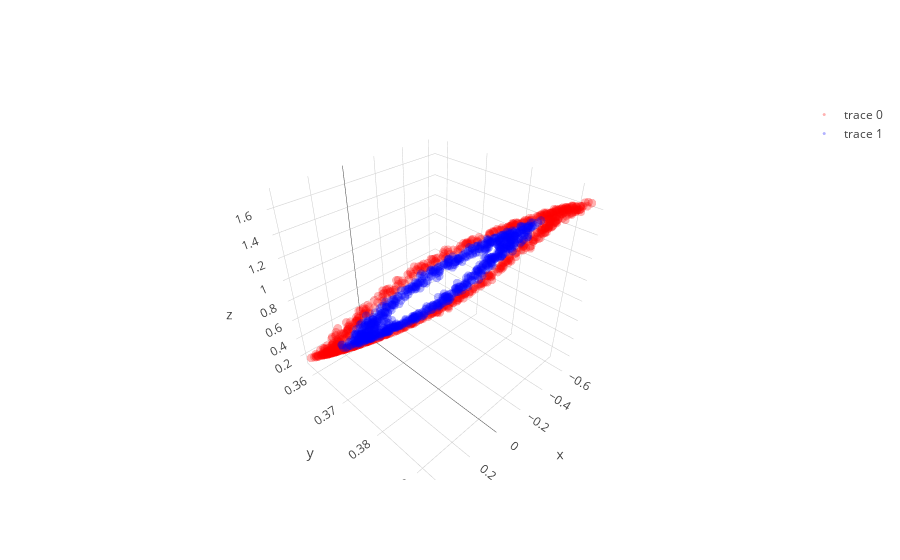
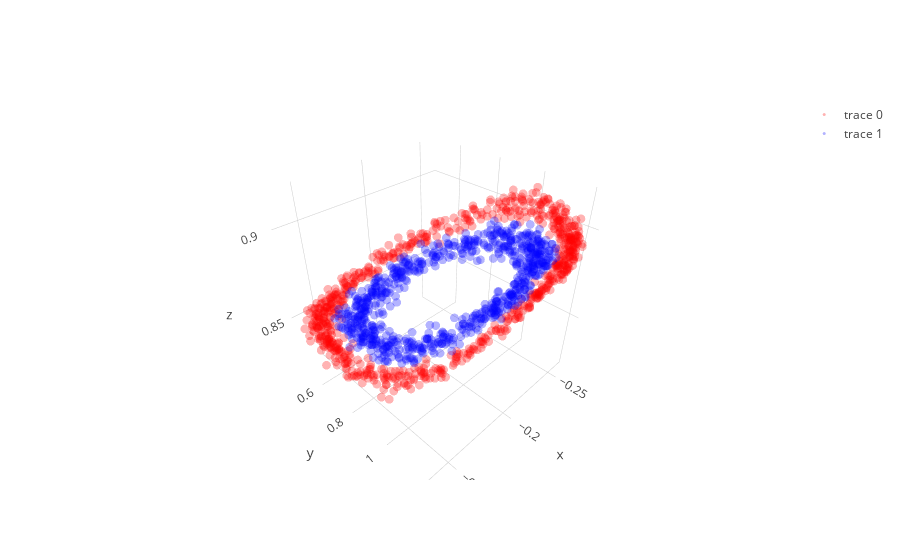

Write notebook code for charts like these, in order.
### Code cell
learning_rate = 0.0008; beta1=0.9; beta2=0.999; adam_e = 1e-8 

l1 = PCA_layer(2,3);  l1b= batch_norm()
l2 = PCA_layer(3,3);  l2b= batch_norm()
l3 = PCA_layer(3,2)

mini_batch_size    = 20
training_iteration = 100

copyX = np.copy(X)
for iter in range(training_iteration):

    copyX = shuffle(copyX)
    for current_batch_index in range(0,len(X),mini_batch_size):
        current_batch = copyX[current_batch_index:current_batch_index+mini_batch_size]
        
        layer1,layer1_var = l1.feed_non(current_batch,1/(iter+1))
        layer2,layer2_var = l2.feed_non(layer1,1/(iter+1))
        layer3,layer3_var = l3.feed_linear(layer2)

        sys.stdout.write("Iter: " + str(iter) + " " + str(layer1_var.mean() + layer2_var.mean() + layer3_var.mean()) + '\r'); sys.stdout.flush()
        
        grad3   = l3.back_linear()
        grad2   = l2.back_non(grad3,cancel=1/(iter+1),sign_value=-1)
        grad1   = l1.back_non(grad2,cancel=1/(iter+1),sign_value=-1)
   
layer1,layer1_var = l1.feed_non(X,0)
layer2,layer2_var = l2.feed_non(layer1,0)
layer3,layer3_var = l3.feed_linear(layer2)

trace1 = go.Scatter3d(
    x=layer1[y==0,0],
    y=layer1[y==0,1],
    z=layer1[y==0,2],
    mode='markers',
    line=dict(color='red',width=0.5),
    marker=dict(size=3,opacity=0.3)
)
trace2 = go.Scatter3d(
    x=layer1[y==1,0],
    y=layer1[y==1,1],
    z=layer1[y==1,2],
    mode='markers',
    line=dict(color='blue',width=0.5),
    marker=dict(size=3,opacity=0.3)
)
data = [trace1,trace2]
fig  = go.Figure(data=data)
iplot(fig)

trace1 = go.Scatter3d(
    x=layer2[y==0,0],
    y=layer2[y==0,1],
    z=layer2[y==0,2],
    mode='markers',
    line=dict(color='red',width=0.5),
    marker=dict(size=3,opacity=0.3)
)
trace2 = go.Scatter3d(
    x=layer2[y==1,0],
    y=layer2[y==1,1],
    z=layer2[y==1,2],
    mode='markers',
    line=dict(color='blue',width=0.5),
    marker=dict(size=3,opacity=0.3)
)
data = [trace1,trace2]
fig  = go.Figure(data=data)
iplot(fig)

plt.figure(figsize=(8,6))
plt.scatter(layer3[y==0, 0], layer3[y==0, 1], color='red', alpha=0.5)
plt.scatter(layer3[y==1, 0], layer3[y==1, 1], color='blue', alpha=0.5)
plt.show()

### Figure 1 — Plotly figure (JSON) as saved in the notebook; plotly's stock layout.template omitted (floating-point values rounded to 4 significant figures; data arrays with more than 128 entries replaced by an {"elided": "..."} marker saying what was removed)
{"data": [{"line": {"color": "red", "width": 0.5}, "marker": {"opacity": 0.3, "size": 3}, "mode": "markers", "type": "scatter3d", "uid": "4a5c4af6-18b0-444e-aa08-de62a6e7cfbd", "x": {"elided": "750 float values"}, "y": {"elided": "750 float values"}, "z": {"elided": "750 float values"}}, {"line": {"color": "blue", "width": 0.5}, "marker": {"opacity": 0.3, "size": 3}, "mode": "markers", "type": "scatter3d", "uid": "d2c7c849-da7a-40bf-9940-81f8308d84a8", "x": {"elided": "750 float values"}, "y": {"elided": "750 float values"}, "z": {"elided": "750 float values"}}], "layout": {}}

### Figure 2 — Plotly figure (JSON) as saved in the notebook; plotly's stock layout.template omitted (floating-point values rounded to 4 significant figures; data arrays with more than 128 entries replaced by an {"elided": "..."} marker saying what was removed)
{"data": [{"line": {"color": "red", "width": 0.5}, "marker": {"opacity": 0.3, "size": 3}, "mode": "markers", "type": "scatter3d", "uid": "51125751-4010-4bd5-857e-1aea159ce980", "x": {"elided": "750 float values"}, "y": {"elided": "750 float values"}, "z": {"elided": "750 float values"}}, {"line": {"color": "blue", "width": 0.5}, "marker": {"opacity": 0.3, "size": 3}, "mode": "markers", "type": "scatter3d", "uid": "c6f0c45d-6ec0-49aa-a24a-4cdd62772cec", "x": {"elided": "750 float values"}, "y": {"elided": "750 float values"}, "z": {"elided": "750 float values"}}], "layout": {}}
